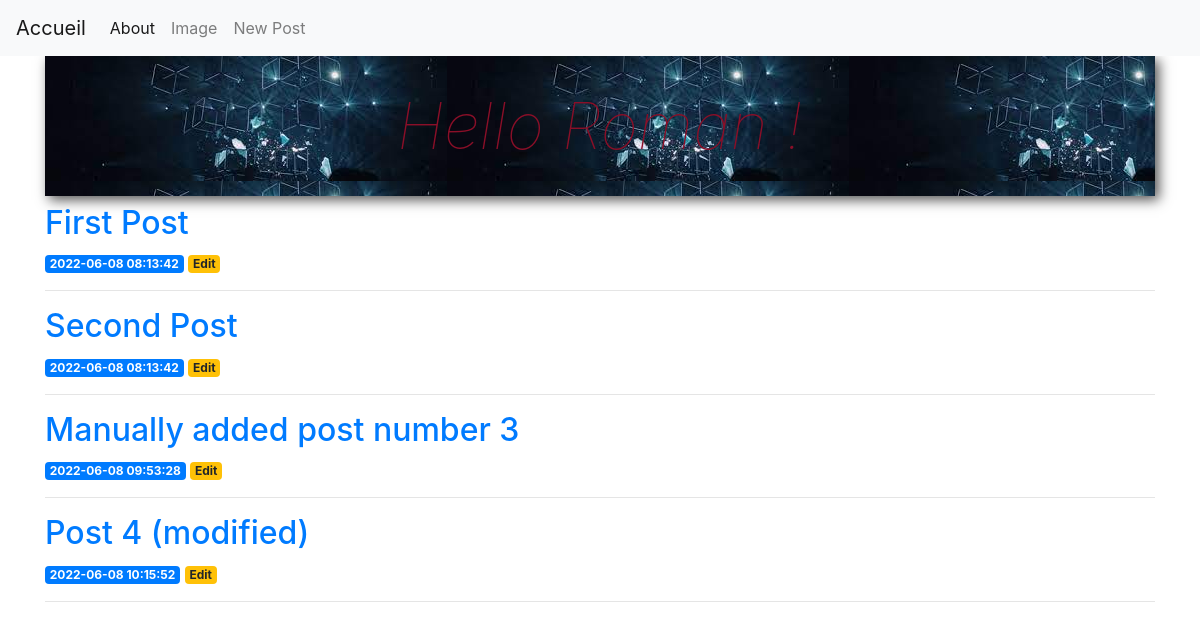
Before: / with the older database file.
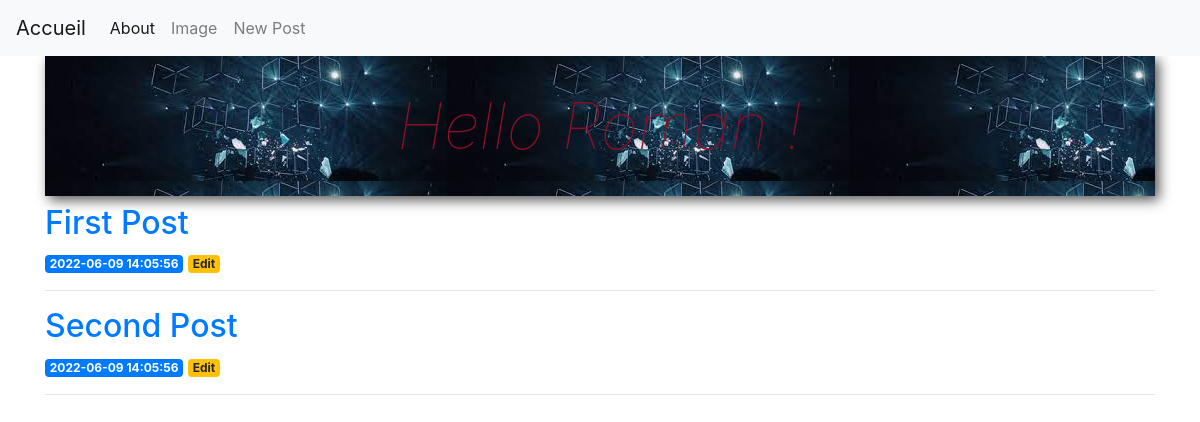
After: the same page with the newer database file.
### tables this page shows
CREATE TABLE posts (
    id INTEGER PRIMARY KEY AUTOINCREMENT,
    created TIMESTAMP NOT NULL DEFAULT CURRENT_TIMESTAMP,
    title TEXT NOT NULL,
    content TEXT NOT NULL
);

### flask_app.py (the view)
@app.route("/")
def index(user = 'Roman'):						# association d’une route (URL) avec la fonction suivante
	conn = get_db_connection()
	posts = conn.execute('SELECT * FROM posts').fetchall()
	conn.close()
	return render_template('index.html', name = user, posts=posts)

### flask_app.py (called while the page is built)
def get_db_connection():
    conn = sqlite3.connect('database.db')
    conn.row_factory = sqlite3.Row
    return conn

### templates/index.html (shortened to what this page needs)
{% extends 'base.html' %}
{% block content %}
    <head>
        <link rel="stylesheet" href="{{ url_for('static', filename= 'css/styles.css') }}">
    </head>
    <h1>{% block title %} Hello {{name}} ! {% endblock %}     </h1>
    {% for post in posts %}
        <a href="{{ url_for('post', post_id=post['id']) }}">
            <h2>{{ post['title'] }}</h2>
        </a>
        <span class="badge badge-primary">{{ post['created'] }}</span>
        <a href="{{ url_for('edit', id=post['id']) }}">
            <span class="badge badge-warning">Edit</span>
        </a>
        <hr>
    {% endfor %}
{% endblock %}

### templates/base.html (shortened to what this page needs)
<!doctype html>
<html lang="en">
  <head>
    <link rel="stylesheet" href="https://stackpath.bootstrapcdn.com/bootstrap/4.3.1/css/bootstrap.min.css">
  </head>
  <body>
    <nav class="navbar navbar-expand-md navbar-light bg-light">
        <a class="navbar-brand" href="{{ url_for('index')}}">Accueil</a>
        <div class="collapse navbar-collapse" id="navbarNav">
            <ul class="navbar-nav">
            <li class="nav-item active">
                <a class="nav-link" href="#">About</a>
            </li>
            <li class="nav-item">
              <a class="nav-link" href="/image">Image</a>
            </li>
            <li class="nav-item">
              <a class="nav-link" href="{{url_for('create')}}">New Post</a>
            </li>
            </ul>
        </div>
    </nav>
    <div class="container">
        {% block content %} {% endblock %}
    </div>
  </body>
</html>

### static/css/styles.css (style rules this page uses)
h1 { color: rgb(138, 15, 40); text-align: center; text-shadow: 12px; font-style: italic; padding: 10px; font-size: 64px; box-shadow:4px 4px 12px rgb(85, 84, 84); font-weight:lighter; background-image:url(../images/download.jpeg); line-height:120px; }

Changed rows visible on the page:
removed posts: title "Manually added post number 3", created "2022-06-08 09:53:28"
removed posts: title "Post 4 (modified)", created "2022-06-08 10:15:52"
changed posts "First Post": created "2022-06-08 08:13:42" → "2022-06-09 14:05:56"
changed posts "Second Post": created "2022-06-08 08:13:42" → "2022-06-09 14:05:56"
